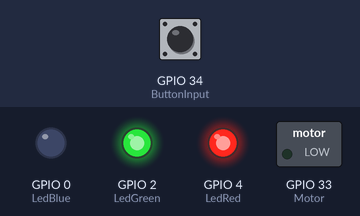
Simulated run of this sketch. Board: ESP32. On the bench: switched loads named in the sketch (green lamp = pin HIGH), output pins drawn as LEDs (lit = HIGH). The test bench sets the inputs (shaded band); at power-on: GPIO 34 (ButtonInput) LOW.

Above: at 1.2 s.
1.3 s: GPIO 34 (ButtonInput) pulled HIGH for 0.15 s
At 1.9 s:
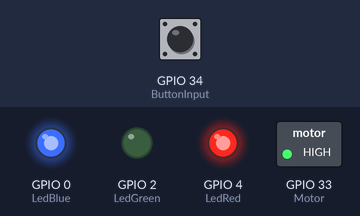
4.4 s: GPIO 34 (ButtonInput) pulled HIGH for 1 s
At 7.0 s:
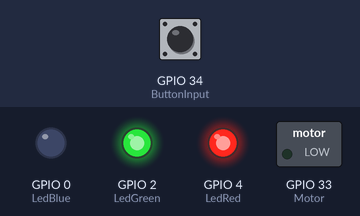
7.9 s: GPIO 34 (ButtonInput) pulled HIGH for 3.2 s
At 9.3 s:
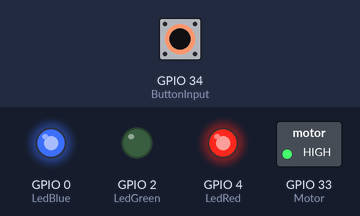
Timing chart, 0 to 13.4 s (numbered marks = the images above; inputs shaded):
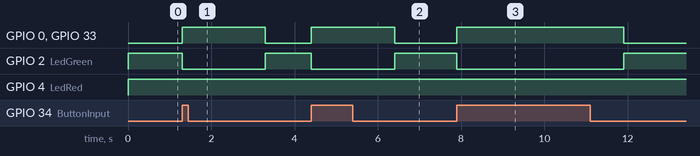

Measured:
- after the input at 1.3 s, GPIO 0 (LedBlue), GPIO 33 (Motor): LOW → HIGH at once, → LOW 2.0 s later; GPIO 2 (LedGreen): HIGH → LOW at once, → HIGH 2.0 s later
- after the input at 4.4 s, GPIO 0 (LedBlue), GPIO 33 (Motor): LOW → HIGH at once, → LOW 2.0 s later; GPIO 2 (LedGreen): HIGH → LOW at once, → HIGH 2.0 s later
- after the input at 7.9 s, GPIO 0 (LedBlue), GPIO 33 (Motor): LOW → HIGH at once, → LOW 4.0 s later; GPIO 2 (LedGreen): HIGH → LOW at once, → HIGH 4.0 s later

The sketch:

ECE2799_Button_Pattern_Test.ino
```cpp
#define LedRed 4
#define LedBlue 0
#define LedGreen 2
#define Motor 33
#define ButtonInput 34
int ButtonState = 0;
void setup() {
  // put your setup code here, to run once:

  pinMode(Motor,OUTPUT);
  pinMode(LedRed, OUTPUT);
  pinMode(LedBlue, OUTPUT);
  pinMode(LedGreen, OUTPUT);
  pinMode(ButtonInput,INPUT);
}

void loop() {
  // put your main code here, to run repeatedly:
ButtonState = digitalRead(ButtonInput);
  if (ButtonState == HIGH) {
    digitalWrite(Motor,HIGH);
    digitalWrite(LedBlue,HIGH);
    digitalWrite(LedGreen, LOW);
    digitalWrite(LedRed, HIGH);
    delay(2000);

}
if (ButtonState == LOW) {
  digitalWrite(Motor,LOW);
  digitalWrite(LedBlue, LOW);
  digitalWrite(LedGreen, HIGH);
  digitalWrite(LedRed, HIGH);
}
}
```
